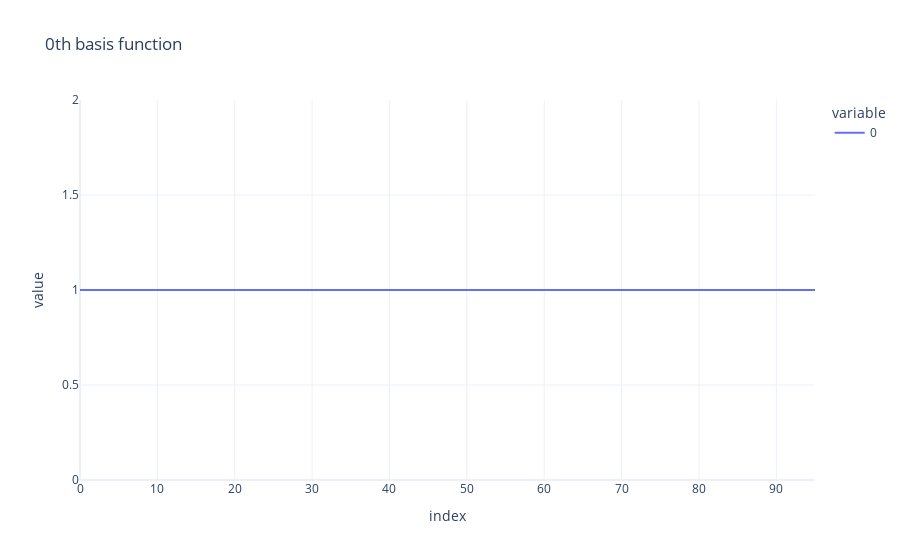

Notebook code for this chart:
### Code cell
fig = px.line(seasonality_basis[0], title="0th basis function")
fig.show()

### Figure 1 — Plotly figure (JSON) as saved in the notebook; plotly's stock layout.template omitted (floating-point values rounded to 4 significant figures)
{"data": [{"hovertemplate": "variable=0<br>index=%{x}<br>value=%{y}<extra></extra>", "legendgroup": "0", "line": {"color": "#636efa", "dash": "solid"}, "marker": {"symbol": "circle"}, "mode": "lines", "name": "0", "orientation": "v", "showlegend": true, "type": "scatter", "x": [0, 1, 2, 3, 4, 5, 6, 7, 8, 9, 10, 11, 12, 13, 14, 15, 16, 17, 18, 19, 20, 21, 22, 23, 24, 25, 26, 27, 28, 29, 30, 31, 32, 33, 34, 35, 36, 37, 38, 39, 40, 41, 42, 43, 44, 45, 46, 47, 48, 49, 50, 51, 52, 53, 54, 55, 56, 57, 58, 59, 60, 61, 62, 63, 64, 65, 66, 67, 68, 69, 70, 71, 72, 73, 74, 75, 76, 77, 78, 79, 80, 81, 82, 83, 84, 85, 86, 87, 88, 89, 90, 91, 92, 93, 94, 95], "xaxis": "x", "y": [1, 1, 1, 1, 1, 1, 1, 1, 1, 1, 1, 1, 1, 1, 1, 1, 1, 1, 1, 1, 1, 1, 1, 1, 1, 1, 1, 1, 1, 1, 1, 1, 1, 1, 1, 1, 1, 1, 1, 1, 1, 1, 1, 1, 1, 1, 1, 1, 1, 1, 1, 1, 1, 1, 1, 1, 1, 1, 1, 1, 1, 1, 1, 1, 1, 1, 1, 1, 1, 1, 1, 1, 1, 1, 1, 1, 1, 1, 1, 1, 1, 1, 1, 1, 1, 1, 1, 1, 1, 1, 1, 1, 1, 1, 1, 1], "yaxis": "y"}], "layout": {"autosize": true, "legend": {"title": {"text": "variable"}, "tracegroupgap": 0}, "title": {"text": "0th basis function"}, "xaxis": {"anchor": "y", "autorange": true, "domain": [0, 1], "range": [0, 95], "title": {"text": "index"}, "type": "linear"}, "yaxis": {"anchor": "x", "autorange": true, "domain": [0, 1], "range": [0, 2], "title": {"text": "value"}, "type": "linear"}}}
